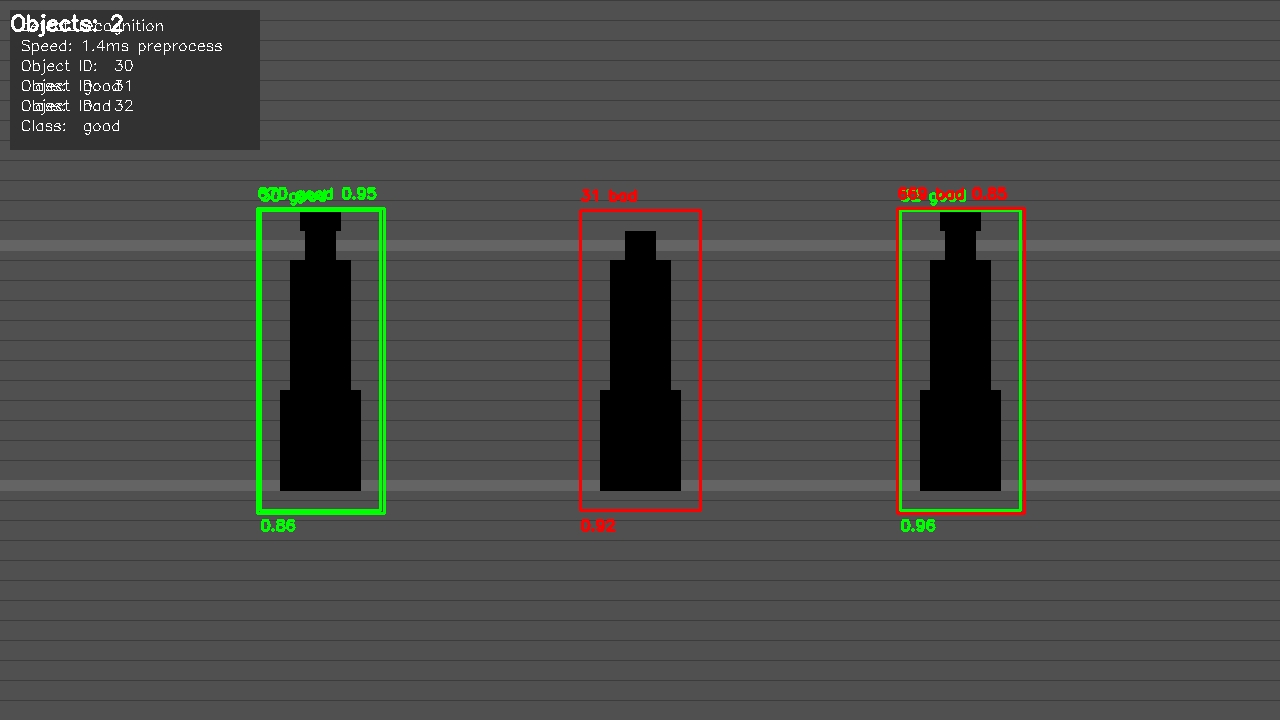
#> input picture ss6.jpg, 1280 x 720 px
$ python -i detection.py   (imports and definitions only)
#> lines starting #> are read from the running program, lines starting #| are printed output that depends on the picture; after the words box and inside, x2 and y2 are one past the last pixel; in counts of white or black regions, pixels touching at a corner belong together
#> further down, picture is the input picture: shape (720, 1280, 3); mean B, G, R 73.2, 75.8, 75
import cv2
import numpy as np
import time
import random

class ProductDetector:
    """
    Class for product detection and quality assessment
    """
    def __init__(self, threshold=0.5):
        """
        Initialize the product detector
        Args:
            threshold: Detection confidence threshold
        """
        self.threshold = threshold
        self.last_detection_id = 0
        # Tracking dictionary to avoid duplicate detections
        self.tracked_objects = {}

        # Load detection models
        # In a real implementation, this would load actual ML models
        self.initialize_models()

    def initialize_models(self):
        """
        Initialize detection models
        In an actual implementation, this would load real models
        """
        # Placeholder for model initialization
        # For demo purposes, we'll simulate detection
        pass

    def set_threshold(self, threshold):
        """Set detection threshold"""
        self.threshold = threshold

    def detect_products(self, frame):
        """
        Detect products in the frame
        Args:
            frame: Input image frame
        Returns:
            List of detected products with their properties
        """
        # In a real implementation, this would use an object detection model
        # For demo purposes, we'll simulate detection

        # Convert frame to grayscale for processing
        gray = cv2.cvtColor(frame, cv2.COLOR_BGR2GRAY)
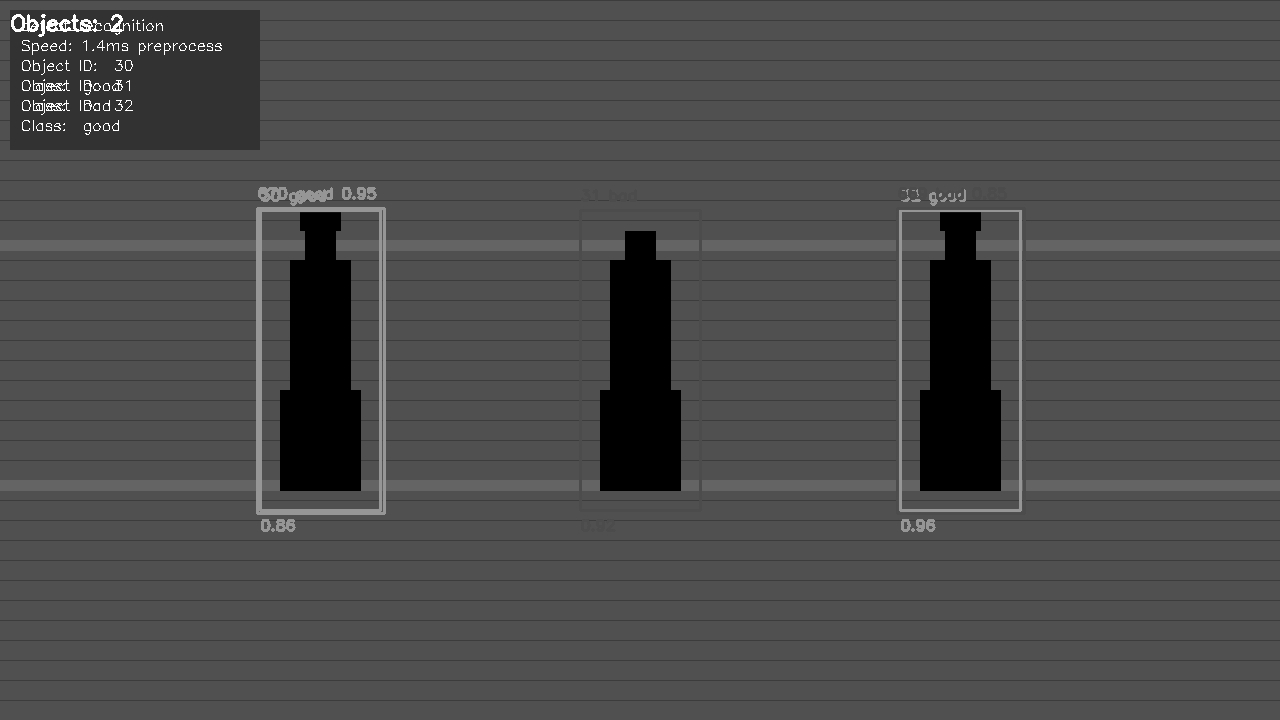
#> gray: shape (720, 1280); min 0, max 255, mean 75.2

        # Apply some basic image processing
        blurred = cv2.GaussianBlur(gray, (5, 5), 0)
        _, thresh = cv2.threshold(blurred, 100, 255, cv2.THRESH_BINARY)
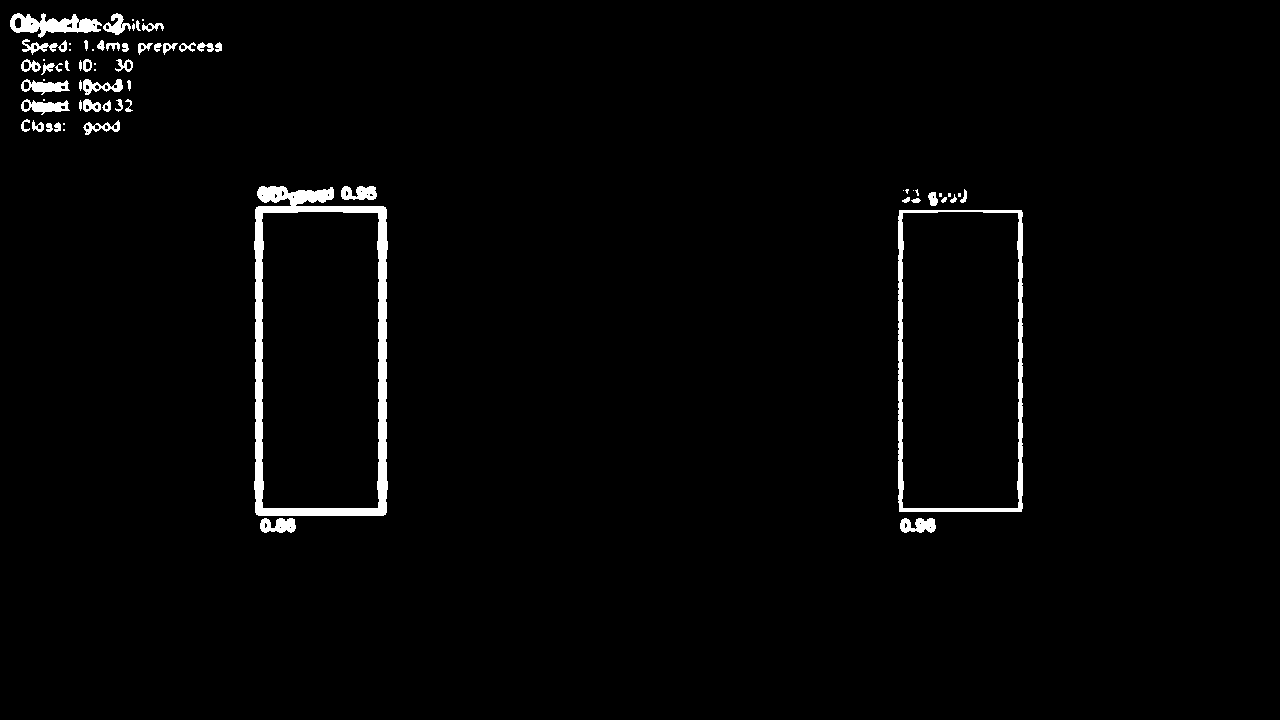
#> thresh: shape (720, 1280); 1.9% white; 69 white regions (20 under 20 px)

        # Find contours in the image
        contours, _ = cv2.findContours(thresh, cv2.RETR_EXTERNAL, cv2.CHAIN_APPROX_SIMPLE)
#> contours = 69 contours, 30 with area under 20; largest, box (x1, y1, x2, y2) and area: (254, 186, 388, 516) 41320, (898, 210, 1023, 512) 37181, (10, 13, 102, 38) 1144, (21, 99, 70, 115) 391, (21, 79, 70, 95) 391

        detections = []

        # Filter contours by size to find potential products
        for contour in contours:
            area = cv2.contourArea(contour)
            if area > 5000:  # Minimum size threshold
                x, y, w, h = cv2.boundingRect(contour)

                # Assign a unique ID to each detection
                self.last_detection_id += 1
                detection_id = self.last_detection_id

                # Determine quality (good or bad)
                # In a real system, this would use an ML model
                # For demo, randomly assign with bias toward "good"
                quality_score = random.random()
                quality = 'good' if quality_score > 0.3 else 'bad'

                detections.append({
                    'id': detection_id,
                    'bbox': (x, y, w, h),
                    'confidence': random.uniform(0.7, 0.98),
                    'quality': quality,
                    'quality_score': quality_score
                })
#> this loop made 69 passes
#> (area, x, y, w, h, self.last_detection_id, detection_id, quality_score) on passes 3, 18: (37181, 898, 210, 125, 302, 1, 1, 0.844), (41320.5, 254, 186, 134, 330, 2, 2, 0.421)
#> area on passes 1, 2, 4, 6, 11, 14: 348.5, 357.5, 24, 21, 84.5, 33
#> after the loop, detections = 2 items; self.last_detection_id = 2

        return detections

    # [68 lines left out: functions process_frame, analyze_product_quality, not called in this run]

>>> import cv2
>>> picture = cv2.imread('../ss6.jpg')
>>> result = ProductDetector().detect_products(picture)
#> result = 2 items
